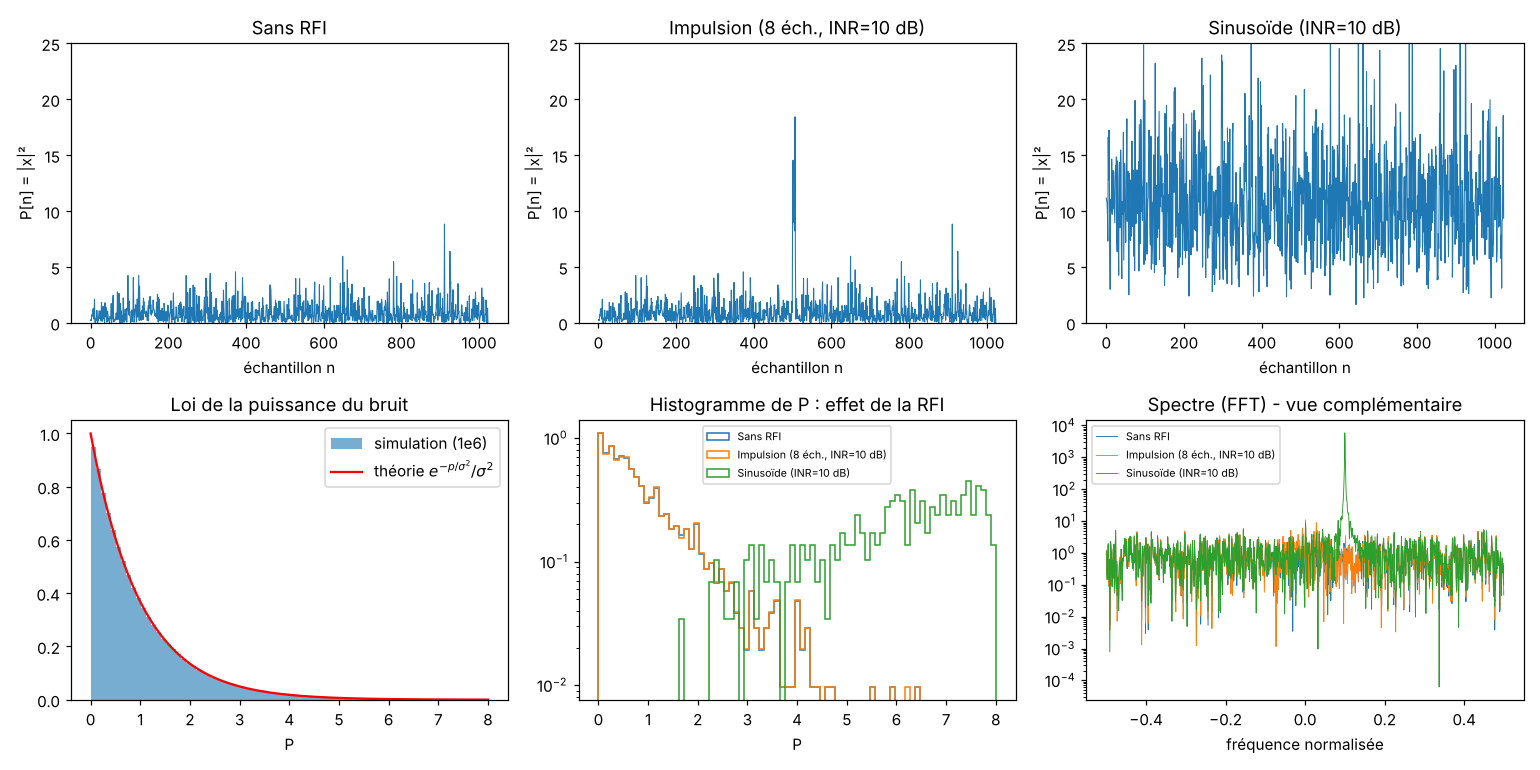

Here is the Python script that generated this plot:
"""
Clear Sky - Détecteur de RFI par Spectral Kurtosis (SK)
ÉTAPE 1 : bruit gaussien complexe, injection de RFI, puissance.

Modèle : un seul canal fréquentiel, échantillons complexes x[n] (I + jQ).
"""
import numpy as np
import matplotlib

matplotlib.use("Agg")
import matplotlib.pyplot as plt

M = 1024  # nombre d'échantillons par fenêtre d'analyse


# --------------------------------------------------------------------------
# 1) Bruit gaussien complexe stationnaire
# --------------------------------------------------------------------------
def bruit_gaussien_complexe(n, sigma2=1.0, rng=None):
    """x = I + jQ avec I, Q ~ N(0, sigma2/2) indépendants.

    Choix de sigma2/2 par composante : E|x|^2 = E[I^2] + E[Q^2] = sigma2.
    Donc sigma2 est directement la puissance moyenne du bruit.
    """
    rng = np.random.default_rng() if rng is None else rng
    i = rng.normal(0.0, np.sqrt(sigma2 / 2), n)
    q = rng.normal(0.0, np.sqrt(sigma2 / 2), n)
    return i + 1j * q


# --------------------------------------------------------------------------
# 2) Injection de RFI
# --------------------------------------------------------------------------
def inr_vers_amplitude(inr_db, sigma2=1.0):
    """INR = P_rfi / sigma2 (rapport interférence/bruit, en dB).
    Pour un phaseur d'amplitude A, P_rfi = A^2  =>  A = sqrt(INR_lin * sigma2).
    """
    return np.sqrt(10 ** (inr_db / 10) * sigma2)


def ajoute_rfi_impulsionnelle(x, debut, largeur, inr_db, sigma2=1.0, rng=None):
    """Salve courte : un phaseur constant, de phase aléatoire, actif sur
    `largeur` échantillons à partir de `debut`. INR défini PENDANT la salve."""
    rng = np.random.default_rng() if rng is None else rng
    y = x.copy()
    a = inr_vers_amplitude(inr_db, sigma2)
    phase = rng.uniform(0, 2 * np.pi)
    y[debut:debut + largeur] += a * np.exp(1j * phase)
    return y


def ajoute_rfi_sinusoidale(x, f_norm, inr_db, sigma2=1.0, rng=None):
    """Onde continue (CW) : a*exp(j(2*pi*f_norm*n + phi)), présente sur
    toute la fenêtre. f_norm = fréquence / fréquence d'échantillonnage."""
    rng = np.random.default_rng() if rng is None else rng
    n = np.arange(len(x))
    a = inr_vers_amplitude(inr_db, sigma2)
    phi = rng.uniform(0, 2 * np.pi)
    return x + a * np.exp(1j * (2 * np.pi * f_norm * n + phi))


# --------------------------------------------------------------------------
# 3) Puissance
# --------------------------------------------------------------------------
def puissance_instantanee(x):
    """P[n] = |x[n]|^2 = I^2 + Q^2."""
    return np.abs(x) ** 2


# --------------------------------------------------------------------------
# Démonstration + figure
# --------------------------------------------------------------------------
if __name__ == "__main__":
    rng = np.random.default_rng(42)
    sigma2 = 1.0

    # --- Vérification statistique du bruit seul (beaucoup d'échantillons)
    x_long = bruit_gaussien_complexe(1_000_000, sigma2, rng)
    p_long = puissance_instantanee(x_long)
    print("Bruit seul, 1e6 échantillons :")
    print(f"  moyenne de P  = {p_long.mean():.4f}   (théorie : {sigma2})")
    print(f"  variance de P = {p_long.var():.4f}   (théorie : {sigma2**2})")

    # --- Une fenêtre de M échantillons : propre, impulsion, sinusoïde
    inr_db = 10.0
    x0 = bruit_gaussien_complexe(M, sigma2, rng)
    x_imp = ajoute_rfi_impulsionnelle(x0, debut=500, largeur=8,
                                      inr_db=inr_db, sigma2=sigma2, rng=rng)
    x_sin = ajoute_rfi_sinusoidale(x0, f_norm=0.1, inr_db=inr_db,
                                   sigma2=sigma2, rng=rng)

    cas = {"Sans RFI": x0,
           f"Impulsion (8 éch., INR={inr_db:.0f} dB)": x_imp,
           f"Sinusoïde (INR={inr_db:.0f} dB)": x_sin}
    print(f"\nFenêtre de M={M} échantillons, puissance moyenne :")
    for nom, x in cas.items():
        print(f"  {nom:35s} -> {puissance_instantanee(x).mean():.3f}")

    fig, ax = plt.subplots(2, 3, figsize=(14, 7))
    for k, (nom, x) in enumerate(cas.items()):
        p = puissance_instantanee(x)
        ax[0, k].plot(p, lw=0.7)
        ax[0, k].set_title(nom)
        ax[0, k].set_xlabel("échantillon n")
        ax[0, k].set_ylabel("P[n] = |x|²")
        ax[0, k].set_ylim(0, 25)
    # Histogramme de la puissance du bruit seul vs loi exponentielle
    bins = np.linspace(0, 8, 80)
    ax[1, 0].hist(p_long, bins=bins, density=True, alpha=0.6,
                  label="simulation (1e6)")
    pp = np.linspace(0, 8, 400)
    ax[1, 0].plot(pp, np.exp(-pp / sigma2) / sigma2, "r",
                  label=r"théorie $e^{-p/\sigma^2}/\sigma^2$")
    ax[1, 0].set_title("Loi de la puissance du bruit")
    ax[1, 0].set_xlabel("P")
    ax[1, 0].legend()
    # Histogrammes comparés des 3 cas
    for nom, x in cas.items():
        ax[1, 1].hist(puissance_instantanee(x), bins=bins, density=True,
                      histtype="step", label=nom)
    ax[1, 1].set_yscale("log")
    ax[1, 1].set_title("Histogramme de P : effet de la RFI")
    ax[1, 1].set_xlabel("P")
    ax[1, 1].legend(fontsize=7)
    # Spectre (pour voir la sinusoïde, utile pour l'intuition)
    for nom, x in cas.items():
        s = np.abs(np.fft.fftshift(np.fft.fft(x))) ** 2 / M
        ax[1, 2].plot(np.fft.fftshift(np.fft.fftfreq(M)), s, lw=0.6, label=nom)
    ax[1, 2].set_yscale("log")
    ax[1, 2].set_title("Spectre (FFT) - vue complémentaire")
    ax[1, 2].set_xlabel("fréquence normalisée")
    ax[1, 2].legend(fontsize=7)
    plt.tight_layout()
    plt.savefig("/home/claude/clear_sky/step1_signal_puissance.png", dpi=110)
    print("\nFigure : /home/claude/clear_sky/step1_signal_puissance.png")
